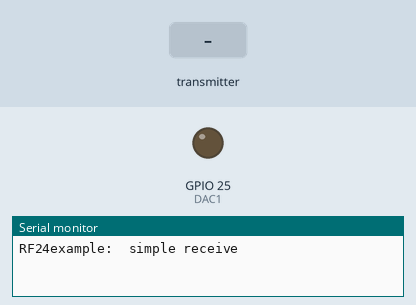
Recording of a sketch running on a simulated ESP32. Parts: output pins drawn as LEDs (lit = HIGH), the last lines printed to the serial monitor. The test bench sets the inputs (shaded band). No radio packets arrive unless stated.

Above: at 1.2 s.
1.3 s: the transmitter starts sending rec_data = 64
At 1.8 s:
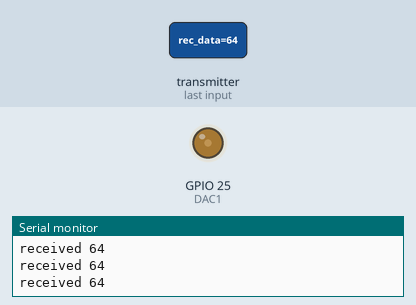
2.8 s: the transmitter starts sending rec_data = 128
At 4.0 s:
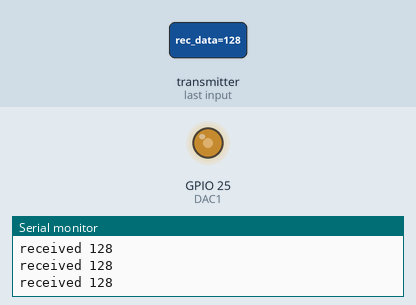
4.3 s: the transmitter starts sending rec_data = 255
At 5.4 s:
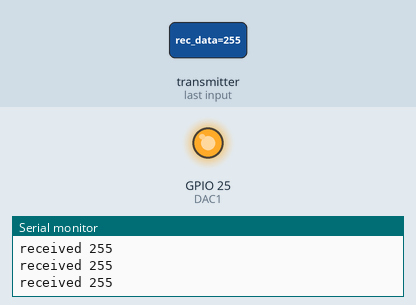
Timing chart, 0 to 7.3 s (numbered marks = the images above; inputs shaded):
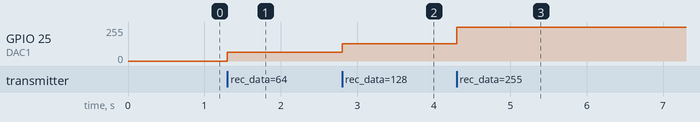

Measured:
- after the input at 1.3 s, GPIO 25 (DAC1): 0/255 → 64/255 at once
- after the input at 2.8 s, GPIO 25 (DAC1): 64/255 → 128/255 at once
- after the input at 4.3 s, GPIO 25 (DAC1): 128/255 → 255/255 at once

The sketch:

receiver_fuzzESP32.ino
```cpp
/*
* Simple sketch for nRF24L01+ radios  Receive side.
*
* Updated: Dec 2014 by TMRh20. Simplified Mar 2019 RMH.
*/

#include <SPI.h>
#include "RF24.h"

#define DAC1 25

/* Hardware configuration: Set up nRF24L01 radio on SPI bus plus pins 7 & 8 */
RF24 radio(32,14);

byte addresses[][6] = {"1Node","2Node"};
int val = 0;

void setup() {

  Serial.begin(115200);
  Serial.println(F("RF24example:  simple receive"));

  radio.begin();

  // Set the PA Level low to prevent power supply related issues since this is a
 // getting_started sketch, and the likelihood of close proximity of the devices. RF24_PA_MAX is default.
  radio.setPALevel(RF24_PA_LOW);

    radio.openWritingPipe(addresses[1]);
    radio.openReadingPipe(1,addresses[0]);

  // Start the radio listening for data
  radio.startListening();

}

void loop() {

    byte rec_data;
    byte s_data;
    s_data=1;

  if (!radio.write( &s_data, 1 )){
  Serial.println(F("failed"));
   }
    if( radio.available()){
                                       // Variable for the received timestamp
      while (radio.available()) {      // While there is data ready
        radio.read( &rec_data, 1 );    // Get the payload
      }

      dacWrite(DAC1, rec_data);

      Serial.print("received ");
      Serial.println(rec_data);

      delay(5);
}

}
```
